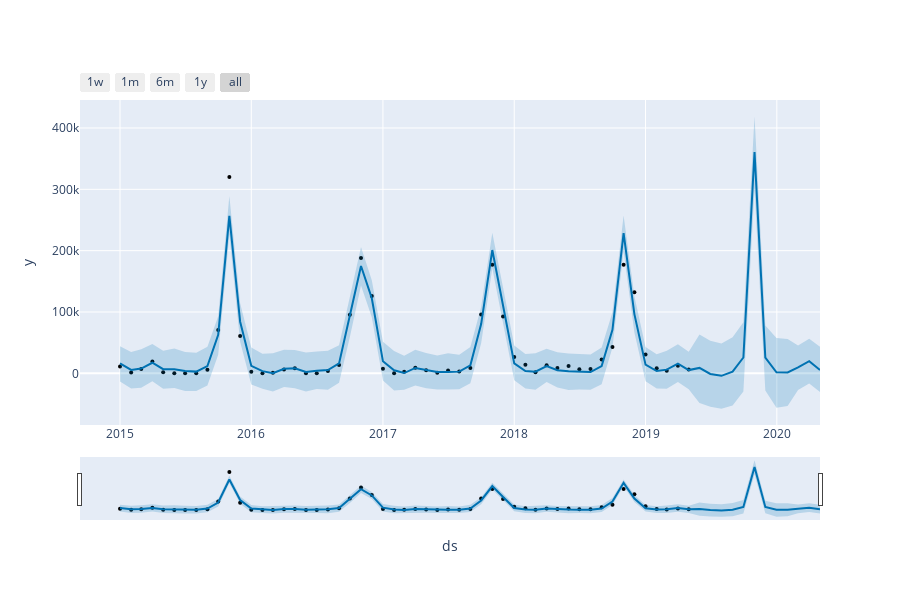

Notebook cell for this chart:
### Code cell
from fbprophet.plot import plot_plotly, plot_components_plotly

plot_plotly(model, forecast)
